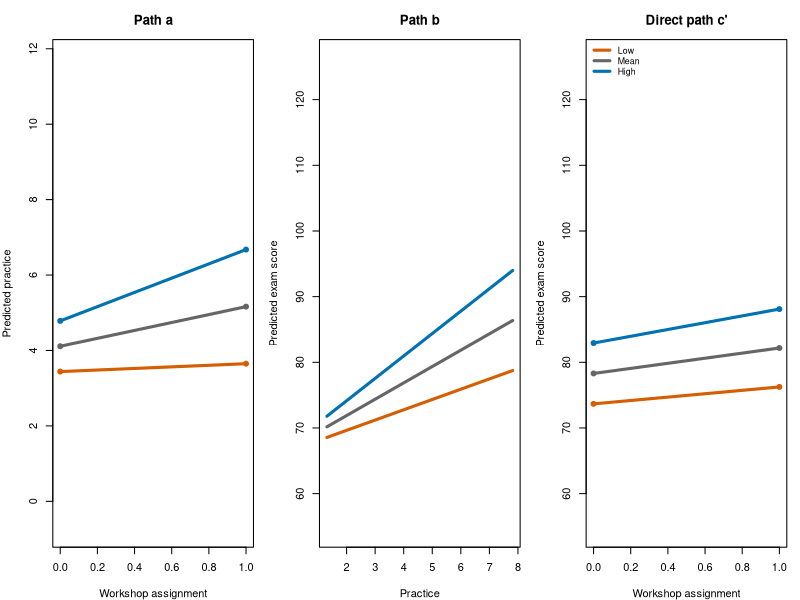

Recreate this plot in R.
## ---- chunk 1
knitr::opts_chunk$set(message = FALSE, warning = FALSE, fig.align = "center")
## ---- chunk 2
set.seed(543)
n <- 420

ModMedData <- data.frame(
  Workshop = rbinom(n, 1, .5),
  AvailableTime = rnorm(n, 0, 1)
)

ModMedData$Practice <-
  4 +
  1.2 * ModMedData$Workshop +
  .8 * ModMedData$AvailableTime +
  .9 * ModMedData$Workshop * ModMedData$AvailableTime +
  rnorm(n, 0, 1.5)

ModMedData$Exam <-
  68 +
  1.8 * ModMedData$Workshop +
  2.5 * ModMedData$Practice +
  1.2 * ModMedData$AvailableTime +
  .8 * ModMedData$Practice * ModMedData$AvailableTime +
  1.0 * ModMedData$Workshop * ModMedData$AvailableTime +
  rnorm(n, 0, 7)
## ---- chunk 3
ModMedMediator <- lm(
  Practice ~ Workshop * AvailableTime,
  data = ModMedData
)

ModMedOutcome <- lm(
  Exam ~
    Workshop * AvailableTime +
    Practice * AvailableTime,
  data = ModMedData
)

summary(ModMedMediator)
summary(ModMedOutcome)
## ---- chunk 4
TimeValues <- c(
  Low = -sd(ModMedData$AvailableTime),
  Mean = 0,
  High = sd(ModMedData$AvailableTime)
)
PlotColors <- c("#D55E00", "#666666", "#0072B2")
old_par <- par(mfrow = c(1, 3), mar = c(4, 4, 3, 1))

# Path a
plot(
  NA, xlim = c(0, 1), ylim = range(ModMedData$Practice),
  xlab = "Workshop assignment", ylab = "Predicted practice",
  main = "Path a"
)
for (j in seq_along(TimeValues)) {
  nd <- data.frame(Workshop = c(0, 1), AvailableTime = TimeValues[j])
  lines(nd$Workshop, predict(ModMedMediator, nd), lwd = 3, col = PlotColors[j])
  points(nd$Workshop, predict(ModMedMediator, nd), pch = 19, col = PlotColors[j])
}

# Path b
PracticeGrid <- seq(quantile(ModMedData$Practice, .05),
                    quantile(ModMedData$Practice, .95), length.out = 80)
plot(
  NA, xlim = range(PracticeGrid), ylim = range(ModMedData$Exam),
  xlab = "Practice", ylab = "Predicted exam score",
  main = "Path b"
)
for (j in seq_along(TimeValues)) {
  nd <- data.frame(
    Workshop = 0,
    AvailableTime = TimeValues[j],
    Practice = PracticeGrid
  )
  lines(PracticeGrid, predict(ModMedOutcome, nd), lwd = 3, col = PlotColors[j])
}

# Direct path c-prime
plot(
  NA, xlim = c(0, 1), ylim = range(ModMedData$Exam),
  xlab = "Workshop assignment", ylab = "Predicted exam score",
  main = "Direct path c'"
)
for (j in seq_along(TimeValues)) {
  nd <- data.frame(
    Workshop = c(0, 1),
    AvailableTime = TimeValues[j],
    Practice = mean(ModMedData$Practice)
  )
  lines(nd$Workshop, predict(ModMedOutcome, nd), lwd = 3, col = PlotColors[j])
  points(nd$Workshop, predict(ModMedOutcome, nd), pch = 19, col = PlotColors[j])
}
legend("topleft", names(TimeValues), col = PlotColors, lwd = 3, bty = "n", cex = .8)
par(old_par)
## ---- chunk 5
a1 <- coef(ModMedMediator)["Workshop"]
a3 <- coef(ModMedMediator)["Workshop:AvailableTime"]

b1 <- coef(ModMedOutcome)["Practice"]
b3 <- coef(ModMedOutcome)["AvailableTime:Practice"]

c1 <- coef(ModMedOutcome)["Workshop"]
c3 <- coef(ModMedOutcome)["Workshop:AvailableTime"]

ConditionalEffects <- data.frame(
  AvailableTime = unname(TimeValues)
)

ConditionalEffects$PathA <-
  a1 + a3 * ConditionalEffects$AvailableTime
ConditionalEffects$PathB <-
  b1 + b3 * ConditionalEffects$AvailableTime
ConditionalEffects$Indirect <-
  ConditionalEffects$PathA * ConditionalEffects$PathB
ConditionalEffects$Direct <-
  c1 + c3 * ConditionalEffects$AvailableTime
ConditionalEffects$Total <-
  ConditionalEffects$Direct + ConditionalEffects$Indirect

knitr::kable(ConditionalEffects, digits = 3)
## ---- chunk 6
set.seed(544)
B <- 3000

ModMedBoot <- replicate(B, {
  rows <- sample(seq_len(nrow(ModMedData)), replace = TRUE)
  d <- ModMedData[rows, ]

  m_fit <- lm(Practice ~ Workshop * AvailableTime, data = d)
  y_fit <- lm(
    Exam ~ Workshop * AvailableTime + Practice * AvailableTime,
    data = d
  )

  a1_b <- coef(m_fit)["Workshop"]
  a3_b <- coef(m_fit)["Workshop:AvailableTime"]
  b1_b <- coef(y_fit)["Practice"]
  b3_b <- coef(y_fit)["AvailableTime:Practice"]
  c1_b <- coef(y_fit)["Workshop"]
  c3_b <- coef(y_fit)["Workshop:AvailableTime"]

  indirect <- (a1_b + a3_b * TimeValues) *
    (b1_b + b3_b * TimeValues)
  direct <- c1_b + c3_b * TimeValues

  c(
    setNames(indirect, paste0("Indirect_", names(TimeValues))),
    setNames(direct, paste0("Direct_", names(TimeValues))),
    IndirectDifference_HighMinusLow = unname(
      indirect["High"] - indirect["Low"]
    ),
    DirectDifference_HighMinusLow = unname(
      direct["High"] - direct["Low"]
    )
  )
})

BootstrapIntervals <- t(apply(ModMedBoot, 1, quantile, c(.025, .50, .975)))
knitr::kable(BootstrapIntervals, digits = 3)
